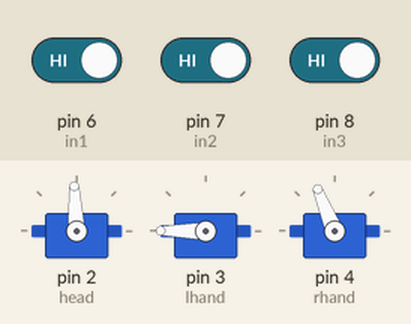
Bench run of a sketch on a simulated Arduino Uno, built with avr-gcc and run on an emulated ATmega328P. On the bench: 3 × servo. Inputs (shaded band) come from the test bench; at power-on: pin 6 (in1) HIGH, pin 7 (in2) HIGH, pin 8 (in3) HIGH. Storage starts empty; the audio player accepts every command and is not drawn.

Above: at 1.2 s.
1.3 s: pin 6 (in1) driven LOW
At 1.6 s:
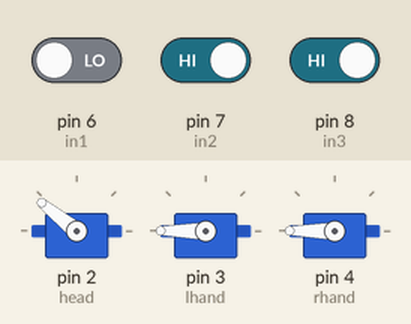
2.8 s: pin 7 (in2) driven LOW
At 5.1 s:
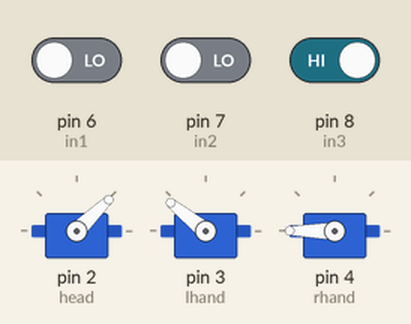
5.8 s: pin 8 (in3) driven LOW
At 8.6 s:
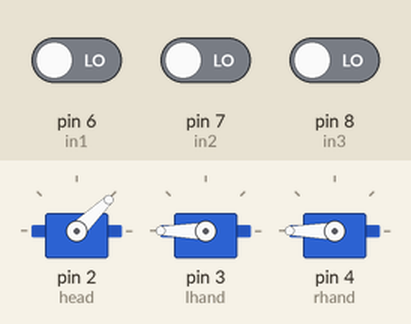
Timing chart, 0 to 36.8 s (numbered marks = the images above; inputs shaded):
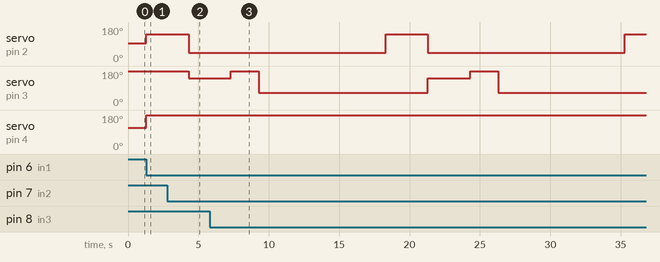

The sketch:

Version2_Complete_Code.ino
```cpp
#include "ServoTimer2.h"      //declare ServoTimer2 library to run servo with TMRpcm
#include"SD.h"                //declare SD library for SD cards
#define SD_ChipSelectPin 10   //select sd chip select pin 10
#include"TMRpcm.h"            //library to play audio from sd card by arduino
#include"SPI.h"              //create Serial peripheral Interface Communication
TMRpcm tmrpcm;              //name tmrpcm
ServoTimer2 head;           //declare Head servo followed by left right hand servos
ServoTimer2 lhand;
ServoTimer2 rhand;

int in1= 6;               //declare Infrared sensor pins
int in2= 7;
int in3= 8;

void setup()
{
 head.attach(2);        //attach servos to pins
 lhand.attach(3);
 rhand.attach(4);
 tmrpcm.speakerPin=9;   //Speaker pin 9,audio out pin is 9

 Serial.begin(9600);    //initialize Serial communication

 if(!SD.begin(SD_ChipSelectPin))   //this runs until SD is connected
 {
  Serial.println("SD FAIL");
  return;
 }

}

void loop()
{
  if(!(digitalRead(in3)))          //Chest sensor is low- Say "Hi there.."
  {
   tmrpcm.play("welcome.wav");     //Playing audio saved as 'welcome.wav'
    lhand.write(2500);            //hand up- saying HI
    delay(2000);
    lhand.write(1200);            //hand comes to handshake position

    delay(9000);

  }

  if(!(digitalRead(in1)))       //Sensor on eye gets low play audio -"dont touch my eye"
  {
    tmrpcm.play("dont.wav");     //play file saved as "dont.wav" - dont touch my eye
    rhand.write(300);            //hand up
    head.write(2000);
    delay(3000);
  }

  if(!(digitalRead(in2)))     //Sensor on eye gets low play audio -"dont touch my eye"
  {
    tmrpcm.play("dont.wav");
    lhand.write(2000);
    head.write(1000);
    delay(3000);
  }

 else             //No input detected - keep the robot steady.
 {

  lhand.write(300);
  rhand.write(1700);
  head.write(1500);
 }
}
```

Measured:
- after the input at 1.3 s, servo on pin 2 (head): 93° → 141° at once; servo on pin 4 (rhand): 112° → 180° at once
- after the input at 2.8 s, servo on pin 2 (head): 141° → 44° after 1.5 s; servo on pin 3 (lhand): 180° → 141° after 1.5 s
- after the input at 5.8 s, servo on pin 3 (lhand): 141° → 180° after 1.5 s, → 64° 2.0 s later, → 141° 12.0 s later, → 180° 3.0 s later, … (5 changes in this stretch)
